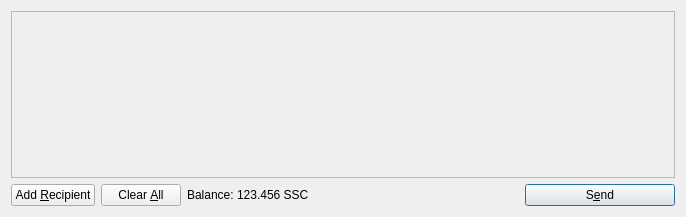
<?xml version="1.0" encoding="UTF-8"?>
<ui version="4.0">
 <class>SendCoinsDialog</class>
 <widget class="QDialog" name="SendCoinsDialog">
  <property name="geometry">
   <rect>
    <x>0</x>
    <y>0</y>
    <width>686</width>
    <height>217</height>
   </rect>
  </property>
  <property name="windowTitle">
   <string>Send Coins</string>
  </property>
  <layout class="QVBoxLayout" name="verticalLayout">
   <item>
    <widget class="QScrollArea" name="scrollArea">
     <property name="widgetResizable">
      <bool>true</bool>
     </property>
     <widget class="QWidget" name="scrollAreaWidgetContents">
      <property name="geometry">
       <rect>
        <x>0</x>
        <y>0</y>
        <width>666</width>
        <height>165</height>
       </rect>
      </property>
      <layout class="QVBoxLayout" name="verticalLayout_2">
       <property name="margin">
        <number>0</number>
       </property>
       <item>
        <layout class="QVBoxLayout" name="entries">
         <property name="spacing">
          <number>6</number>
         </property>
        </layout>
       </item>
       <item>
        <spacer name="verticalSpacer">
         <property name="orientation">
          <enum>Qt::Vertical</enum>
         </property>
         <property name="sizeHint" stdset="0">
          <size>
           <width>20</width>
           <height>40</height>
          </size>
         </property>
        </spacer>
       </item>
      </layout>
     </widget>
    </widget>
   </item>
   <item>
    <layout class="QHBoxLayout" name="horizontalLayout">
     <item>
      <widget class="QPushButton" name="addButton">
       <property name="toolTip">
        <string>Send to multiple recipients at once</string>
       </property>
       <property name="text">
        <string>Add &amp;Recipient</string>
       </property>
       <property name="icon">
        <iconset resource="../siriuscoin.qrc">
         <normaloff>:/icons/add</normaloff>:/icons/add</iconset>
       </property>
       <property name="autoDefault">
        <bool>false</bool>
       </property>
      </widget>
     </item>
     <item>
      <widget class="QPushButton" name="clearButton">
       <property name="sizePolicy">
        <sizepolicy hsizetype="Minimum" vsizetype="Fixed">
         <horstretch>0</horstretch>
         <verstretch>0</verstretch>
        </sizepolicy>
       </property>
       <property name="toolTip">
        <string>Remove all transaction fields</string>
       </property>
       <property name="text">
        <string>Clear &amp;All</string>
       </property>
       <property name="icon">
        <iconset resource="../siriuscoin.qrc">
         <normaloff>:/icons/remove</normaloff>:/icons/remove</iconset>
       </property>
       <property name="autoRepeatDelay">
        <number>300</number>
       </property>
       <property name="autoDefault">
        <bool>false</bool>
       </property>
      </widget>
     </item>
     <item>
      <layout class="QHBoxLayout" name="horizontalLayout_2">
       <property name="spacing">
        <number>3</number>
       </property>
       <item>
        <widget class="QLabel" name="label">
         <property name="text">
          <string>Balance:</string>
         </property>
        </widget>
       </item>
       <item>
        <widget class="QLabel" name="labelBalance">
         <property name="cursor">
          <cursorShape>IBeamCursor</cursorShape>
         </property>
         <property name="text">
          <string>123.456 SSC</string>
         </property>
         <property name="textInteractionFlags">
          <set>Qt::LinksAccessibleByMouse|Qt::TextSelectableByKeyboard|Qt::TextSelectableByMouse</set>
         </property>
        </widget>
       </item>
      </layout>
     </item>
     <item>
      <spacer name="horizontalSpacer">
       <property name="orientation">
        <enum>Qt::Horizontal</enum>
       </property>
       <property name="sizeHint" stdset="0">
        <size>
         <width>40</width>
         <height>20</height>
        </size>
       </property>
      </spacer>
     </item>
     <item>
      <widget class="QPushButton" name="sendButton">
       <property name="minimumSize">
        <size>
         <width>150</width>
         <height>0</height>
        </size>
       </property>
       <property name="toolTip">
        <string>Confirm the send action</string>
       </property>
       <property name="text">
        <string>S&amp;end</string>
       </property>
       <property name="icon">
        <iconset resource="../siriuscoin.qrc">
         <normaloff>:/icons/send</normaloff>:/icons/send</iconset>
       </property>
       <property name="default">
        <bool>true</bool>
       </property>
      </widget>
     </item>
    </layout>
   </item>
  </layout>
 </widget>
 <resources>
  <include location="../siriuscoin.qrc"/>
 </resources>
 <connections/>
</ui>
